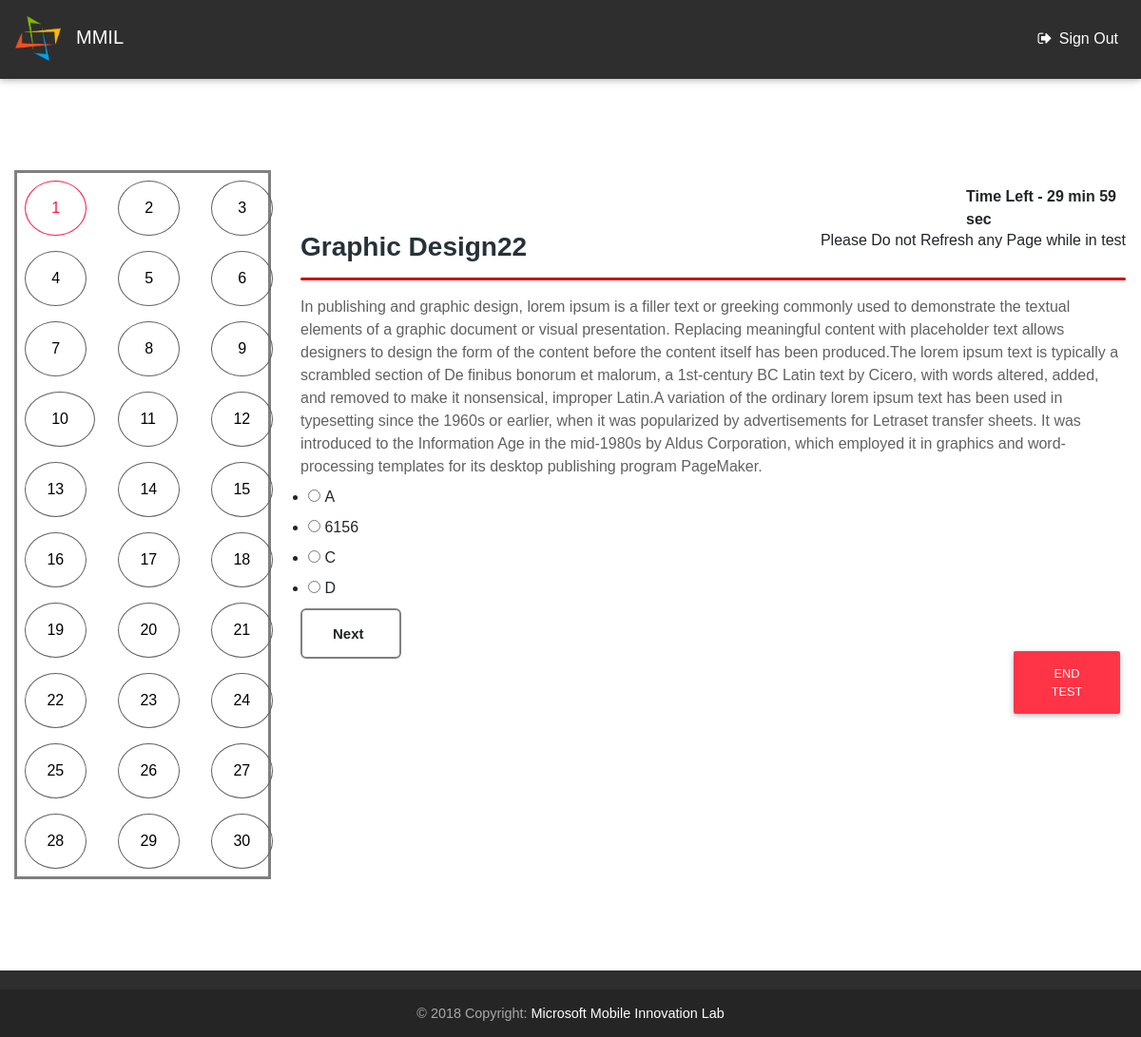
Before: /dashboard/ (signed in) with the older database file.
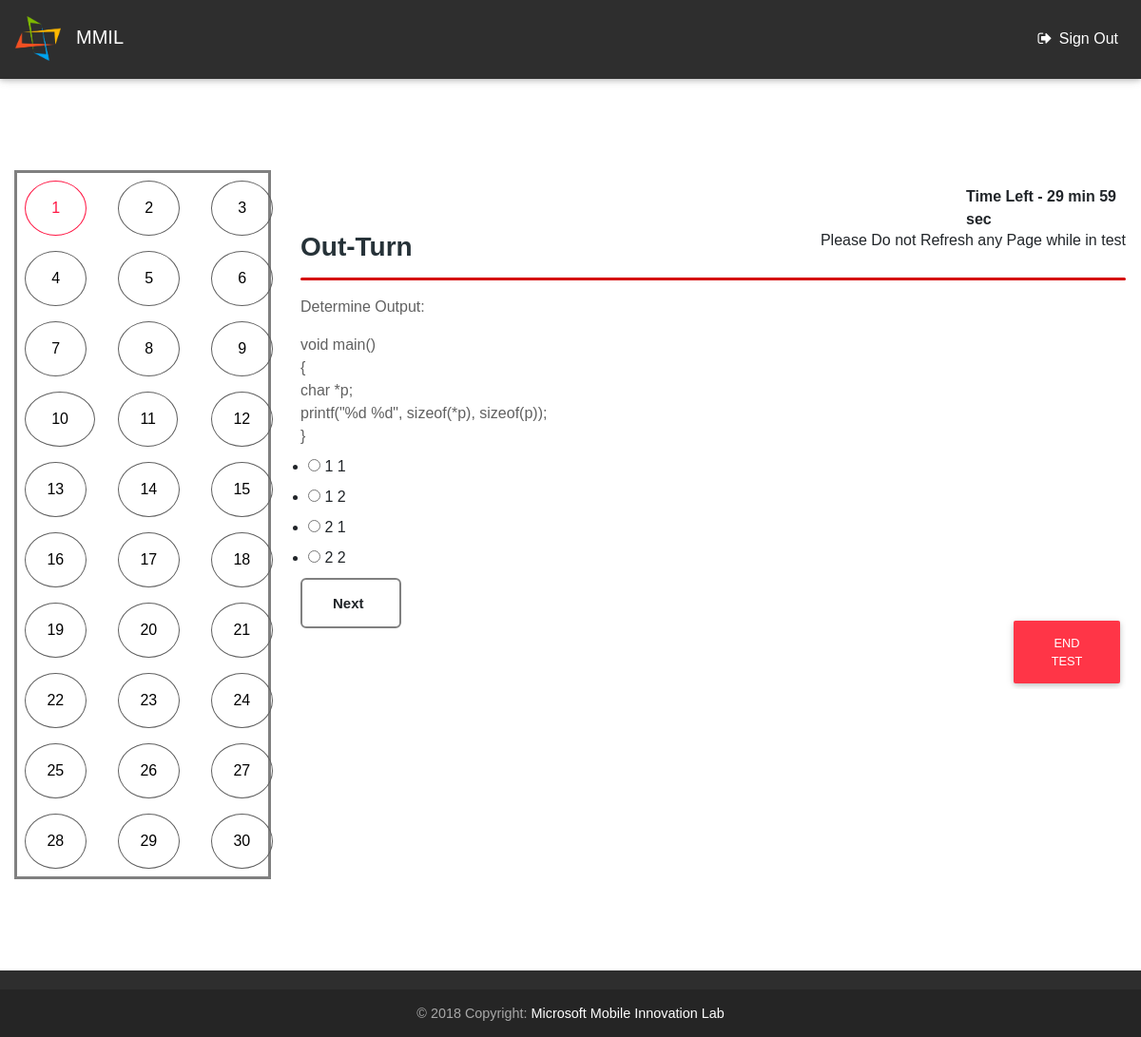
After: the same page with the newer database file.
### quiz_qus/models.py (models this page shows, shortened)
class question(models.Model):
	qus_id=models.IntegerField(unique=True)
	title=models.CharField(max_length=255)
	desc=models.TextField()
	option_1=models.CharField(max_length=255)
	option_2=models.CharField(max_length=255)
	option_3=models.CharField(max_length=255)
	option_4=models.CharField(max_length=255)
	correct_option=models.IntegerField()

### mcq_v2/views.py (the view, shortened to what this page needs)
# urls.py: path('dashboard/',dashboard),
def dashboard(request):
	quiz_object=quizze.objects.filter(title='Recruitment Drive').first()
	queryset=list(quiz_object.ques.all())
	shuffle(queryset)
	time=quiz_object.time
	context={
		"question1":queryset[0],
		"question2":queryset[1],
		"question3":queryset[2],
		"question4":queryset[3],
		"question5":queryset[4],
		"question6":queryset[5],
		"question7":queryset[6],
		"question8":queryset[7],
		"question9":queryset[8],
		"question10":queryset[9],
		"question11":queryset[10],
		"question12":queryset[11],
		"question13":queryset[12],
		"question14":queryset[13],
		"question15":queryset[14],
		"question16":queryset[15],
		"question17":queryset[16],
		"question18":queryset[17],
		"question19":queryset[18],
		"question20":queryset[19],
		"question21":queryset[20],
		"question22":queryset[21],
		"question23":queryset[22],
		"question24":queryset[23],
		"question25":queryset[24],
		"question26":queryset[25],
		"question27":queryset[26],
		"question28":queryset[27],
		"question29":queryset[28],
		"question30":queryset[29],
		"time":time
	}
	if request.user.is_authenticated:
		if request.user.profile_set.all().first().start_time==0:
			obj=profile.objects.get(user=request.user)
			obj.start_time=1
			obj.save()
		else:
			if request.user.is_authenticated:
				logout(request)
			return render(request,'test/rule_broken.html',{});
	return render(request,'test/dashboard.html',context)

### templates/test/dashboard.html (shortened to what the changed rows need)
{% load static %}
<!DOCTYPE html>
<html lang="en">
<head>
    <link rel="stylesheet" href="https://maxcdn.bootstrapcdn.com/font-awesome/4.7.0/css/font-awesome.min.css">
    <link href="{% static 'assets/css/bootstrap.min.css' %}" rel="stylesheet">
    <link href="{% static 'assets/css/mdb.min.css' %}" rel="stylesheet">
    <link href="{% static 'assets/css/animate.css' %}" rel="stylesheet">
    <link href="{% static 'assets/css/dashboard1.css' %}" rel="stylesheet">
</head>
<body class="fixed-sn animated fadeIn">
{% if user.is_authenticated %}
<main class="container-fluid">
  <div class="row parent_row">
     <div class="col-lg-3 col-md-3 col-12">
        <div class="panel">
          <div class="panel panel-body" id="border">
             <div class="row">
               <div class="col-lg-4 col-4 col-md-6">
                 <button type="button" id="b1" onclick="showq1(true)" style="border: 1.5px solid #FF1744;
color: #FF1744;">1</button>
               </div>
               <div class="col-lg-4 col-4 col-md-6">
                 <button type="button" id="b2" onclick="showq2(true)">2</button>
               </div>
               <div class="col-lg-4 col-4 col-md-6">
                 <button type="button" id="b3" onclick="showq3(true)">3</button>
               </div>
               <div class="col-lg-4 col-4 col-md-6">
                 <button type="button" id="b4" onclick="showq4(true)">4</button>
               </div>
               <div class="col-lg-4 col-4 col-md-6">
                 <button type="button" id="b5" onclick="showq5(true)">5</button>
               </div>
               <div class="col-lg-4 col-4 col-md-6">
                 <button type="button" id="b6" onclick="showq6(true)">6</button>
               </div>
               <div class="col-lg-4 col-4 col-md-6">
                 <button type="button" id="b7" onclick="showq7(true)">7</button>
               </div>
               <div class="col-lg-4 col-4 col-md-6">
                 <button type="button" id="b8" onclick="showq8(true)">8</button>
               </div>
               <div class="col-lg-4 col-4 col-md-6">
                 <button type="button" id="b9" onclick="showq9(true)">9</button>
               </div>
               <div class="col-lg-4 col-4 col-md-6">
                 <button type="button" id="b10" onclick="showq10(true)">10</button>
               </div>
               <div class="col-lg-4 col-4 col-md-6">
                 <button type="button" id="b11" onclick="showq11(true)">11</button>
               </div>
               <div class="col-lg-4 col-4 col-md-6">
                 <button type="button" id="b12" onclick="showq12(true)">12</button>
               </div>
               <div class="col-lg-4 col-4 col-md-6">
                 <button type="button" id="b13" onclick="showq13(true)">13</button>
               </div>
               <div class="col-lg-4 col-4 col-md-6">
                 <button type="button" id="b14" onclick="showq14(true)">14</button>
               </div>
               <div class="col-lg-4 col-4 col-md-6">
                 <button type="button" id="b15" onclick="showq15(true)">15</button>
               </div>
               <div class="col-lg-4 col-4 col-md-6">
                 <button type="button" id="b16" onclick="showq16(true)">16</button>
               </div>
               <div class="col-lg-4 col-4 col-md-6">
                 <button type="button" id="b17" onclick="showq17(true)">17</button>
               </div>
               <div class="col-lg-4 col-4 col-md-6">
                 <button type="button" id="b18" onclick="showq18(true)">18</button>
               </div>
               <div class="col-lg-4 col-4 col-md-6">
                 <button type="button" id="b19" onclick="showq19(true)">19</button>
               </div>
               <div class="col-lg-4 col-4 col-md-6">
                 <button type="button" id="b20" onclick="showq20(true)">20</button>
               </div>
               <div class="col-lg-4 col-4 col-md-6">
                 <button type="button" id="b21" onclick="showq21(true)">21</button>
               </div>
               <div class="col-lg-4 col-4 col-md-6">
                 <button type="button" id="b22" onclick="showq22(true)">22</button>
               </div>
               <div class="col-lg-4 col-4 col-md-6">
                 <button type="button" id="b23" onclick="showq23(true)">23</button>
               </div>
               <div class="col-lg-4 col-4 col-md-6">
                 <button type="button" id="b24" onclick="showq24(true)">24</button>
               </div>
               <div class="col-lg-4 col-4 col-md-6">
                 <button type="button" id="b25" onclick="showq25(true)">25</button>
               </div>
               <div class="col-lg-4 col-4 col-md-6">
                 <button type="button" id="b26" onclick="showq26(true)">26</button>
               </div>
               <div class="col-lg-4 col-4 col-md-6">
                 <button type="button" id="b27" onclick="showq27(true)">27</button>
               </div>
               <div class="col-lg-4 col-4 col-md-6">
                 <button type="button" id="b28" onclick="showq28(true)">28</button>
               </div>
               <div class="col-lg-4 col-4 col-md-6">
                 <button type="button" id="b29" onclick="showq29(true)">29</button>
               </div>
               <div class="col-lg-4 col-4 col-md-6">
                 <button type="button" id="b30" onclick="showq30(true)">30</button>
               </div>
             </div>
          </div>
        </div>
     </div>
     <div class="col-lg-9 col-md-9 col-12">
<div style="font-weight: bold; margin-left: 700px;" id="quiz-time-left"></div>
<h6 style="float: right;">Please Do not Refresh any Page while in test</h6>
<form method="POST" name="quiz">{% csrf_token %}
      <div id="q1">
        <div class="panel">
          <div class="panel panel-body">
             <h3>{{question1.title}}</h3>
             <hr>
              <p>{{ question1.desc|linebreaks }}</p>
              <br>
             <ul id="listOptions1">
             <li id="option1">
                 <input type="radio" id="f-option" name="{{question1.qus_id}}" value="1">
                 <label for="f-option">{{question1.option_1}}</label>
               </li>
               <li id="option1">
                 <input type="radio" id="s-option" name="{{question1.qus_id}}" value="2">
                 <label for="s-option">{{question1.option_2}}</label>
               </li>
               <li id="option1">
                <input type="radio" id="t-option" name="{{question1.qus_id}}" value="3">
                <label for="t-option">{{question1.option_3}}</label>
               </li>
               <li id="option1">
                 <input type="radio" id="u-option" name="{{question1.qus_id}}" value="4">
                 <label for="u-option">{{question1.option_4}}</label>
               </li>
             </ul>
            <a onclick="showq2(false)" class="next">Next</a>
          </div>
        </div>
      </div>
          <input type="submit" value="End Test" class="btn btn-danger end_test">
      </form>
      </div>
     </div>
    </main>
    {% endif %}
</body>
</html>

Changed rows visible on the page:
changed question: title "Graphic Design22" → "Out-Turn"; desc "In publishing and graphic design, lorem ipsum is a filler text or greeking commonly used to demonstrate the textual elements of a graphic document or visual presentation. Replacing meaningful content with placeholder text allows designers to design the form of the content before the content itself has been produced.The lorem ipsum text is typically a scrambled section of De finibus bonorum et malorum, a 1st-century BC Latin text by Cicero, with words altered, added, and removed to make it nonsensical, improper Latin.A variation of the ordinary lorem ipsum text has been used in typesetting since the 1960s or earlier, when it was popularized by advertisements for Letraset transfer sheets. It…" → "Determine Output: void main() { char *p; printf(\"%d %d\", sizeof(*p), sizeof(p)); }"; option_1 "A" → "1 1"; option_2 "6156" → "1 2"; option_3 "C" → "2 1"; option_4 "D" → "2 2"
Other visible differences:
form field qus_id: "☐ A" → "☐ 1 1"
form field qus_id: "☐ 6156" → "☐ 1 2"
form field qus_id: "☐ C" → "☐ 2 1"
form field qus_id: "☐ D" → "☐ 2 2"
